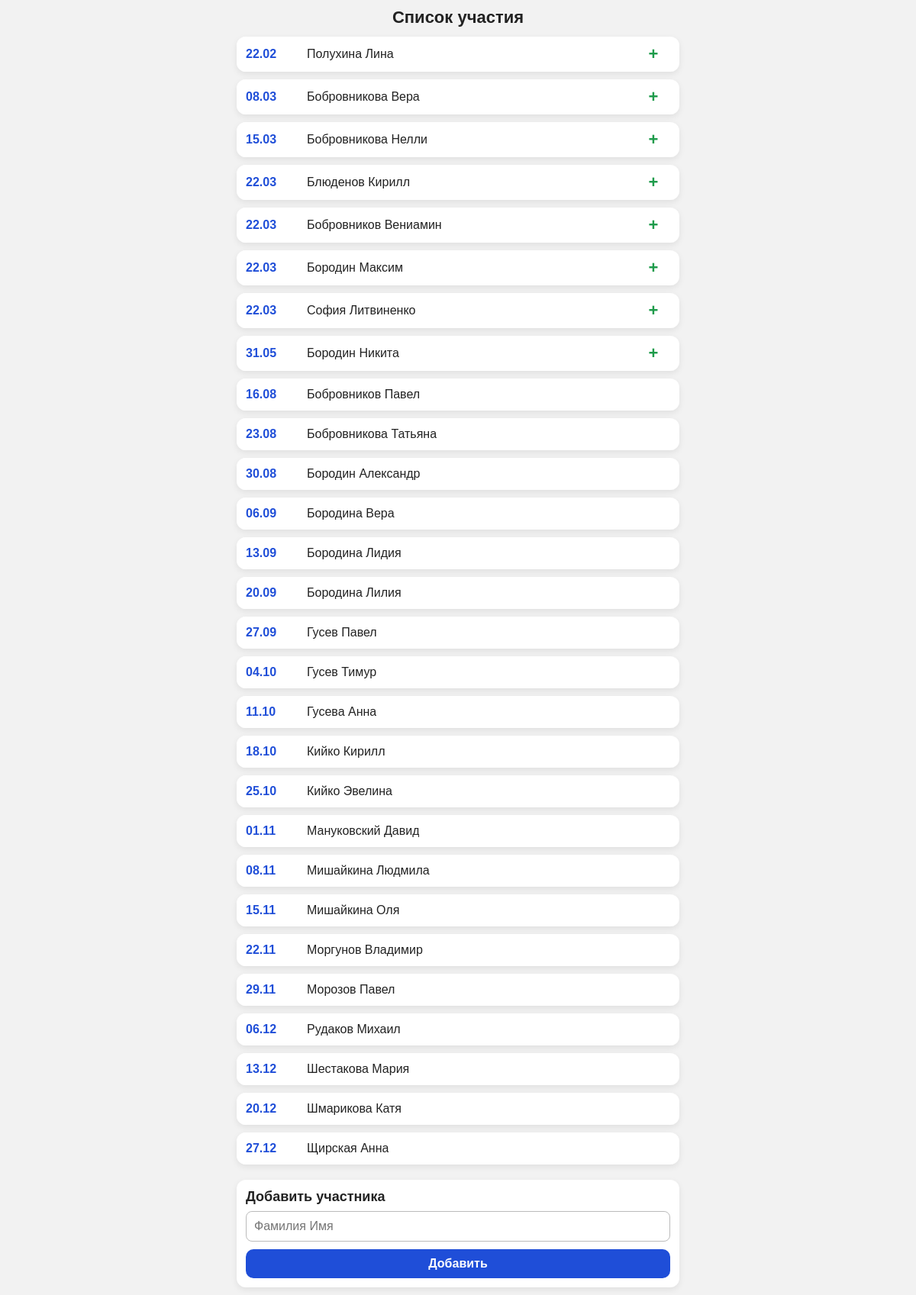
The page / on the database its author committed.
### tables this page shows
CREATE TABLE records (
        id INTEGER PRIMARY KEY AUTOINCREMENT,
        position INTEGER NOT NULL,
        date DATE NOT NULL,
        person TEXT NOT NULL,
        status TEXT
    );

### app.py (the view)
@app.route("/")
def index():
    try:
        conn = get_db()
        cur = conn.cursor()
        base_row = get_base_without_status_row(conn)
        base_id = base_row["id"] if base_row else None
        cur.execute("""
            SELECT id, position, date, person, status
            FROM records
            ORDER BY
                CASE WHEN status IN ('+', '-') THEN 0 ELSE 1 END,
                date ASC,
                position ASC,
                id ASC
        """)
        rows = []
        for r in cur.fetchall():
            r = dict(r)
            r["date_fmt"] = datetime.strptime(
                r["date"], "%Y-%m-%d"
            ).strftime("%d.%m")
            r["without_status"] = r["status"] not in ("+", "-")
            r["can_edit_date"] = r["id"] == base_id
            rows.append(r)
    except sqlite3.Error:
        rows = []
    finally:
        if "conn" in locals():
            conn.close()
    return render_template("index.html", schedule=rows)

### app.py (called while the page is built)
def get_db():
    conn = sqlite3.connect(DB_NAME, timeout=DB_TIMEOUT)
    conn.row_factory = sqlite3.Row
    conn.execute("PRAGMA foreign_keys = ON")
    conn.execute("PRAGMA busy_timeout = 5000")
    return conn

def get_without_status_rows(conn):
    return conn.execute("""
        SELECT id, position, date, person, status
        FROM records
        WHERE status IS NULL OR status = ''
        ORDER BY position, id
    """).fetchall()

def get_base_without_status_row(conn):
    rows = get_without_status_rows(conn)
    return rows[0] if rows else None

### templates/index.html (shortened to what this page needs)
<!DOCTYPE html>
<html lang="ru">
<head>
    <link rel="stylesheet" href="{{ url_for('static', filename='style.css') }}">
</head>
<body>
<div class="container">
    <h1>Список участия</h1>
    <div class="list">
        {% for row in schedule %}
        <div
            class="card"
            data-id="{{ row.id }}"
            data-status="{{ row.status or '' }}"
            data-position="{{ row.position }}"
            data-can-edit-date="{{ '1' if row.can_edit_date else '0' }}"
        >
            <div class="card-actions">
                <button class="delete" title="Удалить">🗑</button>
                <button class="move-up" title="Вверх" {% if not row.without_status %}hidden{% endif %}>⬆️</button>
                <button class="move-down" title="Вниз" {% if not row.without_status %}hidden{% endif %}>⬇️</button>
                <button class="edit-record-btn" title="Редактировать">✏️</button>
            </div>
            <div class="card-content">
                <div class="cell date">
                    <span class="date-text">
                        {{ row.date_fmt }}
                    </span>
                </div>
                <div class="cell person">
                    <span class="person-text">
                        {{ row.person }}
                    </span>
                </div>
                <div class="cell status
                    {% if row.status == '+' %}plus{% elif row.status == '-' %}minus{% endif %}
                ">
                    <span class="status-text">
                        {{ row.status or '' }}
                    </span>
                </div>
            </div>
        </div>
        {% endfor %}
    </div>
    <div class="add-form">
        <h2>Добавить участника</h2>
        <form method="post" action="/add">
            <input
                type="text"
                name="person"
                placeholder="Фамилия Имя"
                required
            >
            <button type="submit">Добавить</button>
        </form>
    </div>
</div>
</body>
</html>

### static/style.css (style rules this page uses)
* { box-sizing: border-box; margin: 0; padding: 0; }
body { font-family: Arial, Helvetica, sans-serif; background: #f2f2f2; color: #222; }
.container { max-width: 600px; margin: 0 auto; padding: 10px; }
h1 { text-align: center; font-size: 22px; margin-bottom: 12px; }
h2 { font-size: 18px; margin-bottom: 8px; }
.list { display: flex; flex-direction: column; gap: 10px; }
.card { position: relative; overflow: hidden; border-radius: 12px; background: #ffffff; box-shadow: 0 3px 8px rgba(0,0,0,0.08); }
.card-actions { position: absolute; top: 0; right: 0; height: 100%; display: flex; align-items: center; gap: 8px; padding: 0 10px; background: #e9e9e9; }
.card-actions button { border: none; border-radius: 8px; padding: 8px 10px; font-size: 16px; cursor: pointer; background: #dcdcdc; }
.card-content { position: relative; z-index: 2; width: 100%; background: #ffffff; display: grid; grid-template-columns: 72px 1fr 44px; align-items: center; gap: 8px; padding: 12px; transition: transform 0.25s ease; }
.cell { display: flex; align-items: center; gap: 6px; font-size: 16px; }
.cell.date { font-weight: bold; color: #1f4ed8; white-space: nowrap; }
.date-text { white-space: nowrap; }
.cell.person { overflow: hidden; }
.person-text { white-space: nowrap; overflow: hidden; text-overflow: ellipsis; }
.cell.status { justify-content: center; font-weight: 800; font-size: 22px; line-height: 1; }
.cell.status.plus { color: #1e9b4b; }
.status-text { line-height: 1; }
.add-form { margin-top: 20px; background: #ffffff; border-radius: 12px; padding: 12px; box-shadow: 0 3px 8px rgba(0,0,0,0.08); }
.add-form form { display: flex; flex-direction: column; gap: 10px; }
.add-form input[type="text"], .add-form select { padding: 10px; font-size: 16px; border-radius: 8px; border: 1px solid #bbb; }
.add-form button { padding: 10px; font-size: 16px; font-weight: bold; border-radius: 10px; border: none; background: #1f4ed8; color: #ffffff; cursor: pointer; }

### rows shown on the page
records: date_fmt "22.02", person "Полухина Лина", status "+"
records: date_fmt "08.03", person "Бобровникова Вера", status "+"
records: date_fmt "15.03", person "Бобровникова Нелли", status "+"
records: date_fmt "22.03", person "Блюденов Кирилл", status "+"
records: date_fmt "22.03", person "Бобровников Вениамин", status "+"
records: date_fmt "22.03", person "Бородин Максим", status "+"
records: date_fmt "22.03", person "София Литвиненко", status "+"
records: date_fmt "31.05", person "Бородин Никита", status "+"
records: date_fmt "16.08", person "Бобровников Павел"
records: date_fmt "23.08", person "Бобровникова Татьяна"
records: date_fmt "30.08", person "Бородин Александр"
records: date_fmt "06.09", person "Бородина Вера"
records: date_fmt "13.09", person "Бородина Лидия"
records: date_fmt "20.09", person "Бородина Лилия"
records: date_fmt "27.09", person "Гусев Павел"
records: date_fmt "04.10", person "Гусев Тимур"
records: date_fmt "11.10", person "Гусева Анна"
records: date_fmt "18.10", person "Кийко Кирилл"
records: date_fmt "25.10", person "Кийко Эвелина"
records: date_fmt "01.11", person "Мануковский Давид"
records: date_fmt "08.11", person "Мишайкина Людмила"
records: date_fmt "15.11", person "Мишайкина Оля"
records: date_fmt "22.11", person "Моргунов Владимир"
records: date_fmt "29.11", person "Морозов Павел"
records: date_fmt "06.12", person "Рудаков Михаил"
records: date_fmt "13.12", person "Шестакова Мария"
records: date_fmt "20.12", person "Шмарикова Катя"
records: date_fmt "27.12", person "Щирская Анна"
